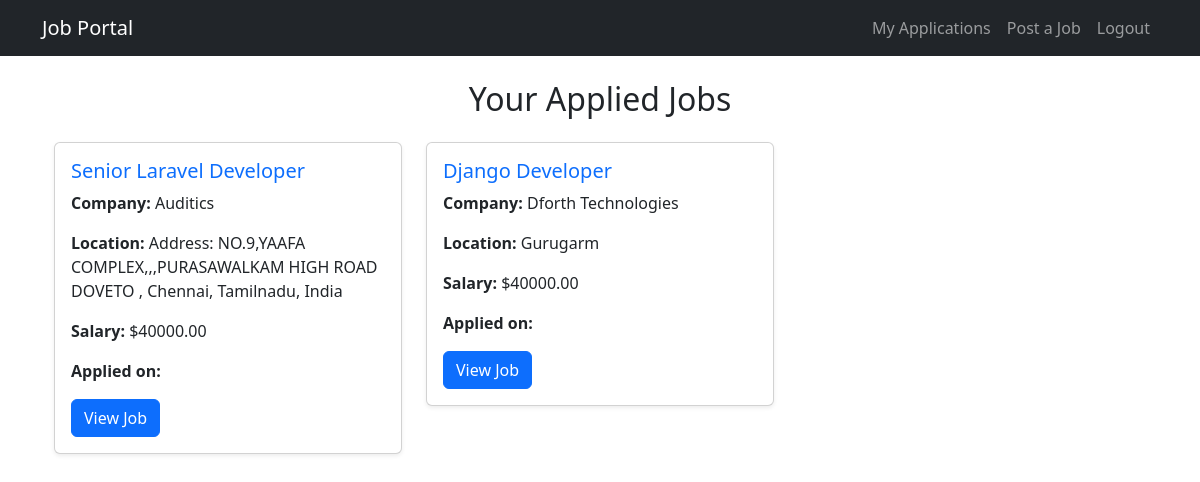
Page /applied-jobs/ (signed in) on the committed database.
### jobs/models.py (models this page shows, shortened)
class JobApplication(models.Model):
    user = models.ForeignKey(User, on_delete=models.CASCADE)
    job = models.ForeignKey(Job, on_delete=models.CASCADE)
    applied_at = models.DateTimeField(auto_now_add=True)

class Job(models.Model):
    JOB_TYPES = [
        ('Full-time', 'Full-time'),
        ('Part-time', 'Part-time'),
        ('Remote', 'Remote'),
        ('Contract', 'Contract'),
    ]
    title = models.CharField(max_length=200)
    description = models.TextField()
    company = models.CharField(max_length=200)
    location = models.CharField(max_length=100)
    salary = models.DecimalField(max_digits=10, decimal_places=2, null=True, blank=True)
    job_type = models.CharField(max_length=20, choices=JOB_TYPES, default='Full-time')
    apply_link = models.URLField(blank=True, null=True)
    posted_on = models.DateTimeField(auto_now_add=True)
    class Meta:
        ordering = ['-posted_on']  # Show latest jobs first

### jobs/views.py (the view)
# urls.py: path('applied-jobs/', applied_jobs, name='applied_jobs'),
@login_required
def applied_jobs(request):
    applied_jobs = JobApplication.objects.filter(user=request.user).select_related('job')
    return render(request, 'applied_jobs.html', {'applied_jobs': applied_jobs})

### jobs/templates/applied_jobs.html (shortened to what this page needs)
{% extends 'base.html' %}
{% block content %}
    <div class="container mt-4">
        <h2 class="text-center mb-4">Your Applied Jobs</h2>
        {% if applied_jobs %}
            <div class="row">
                {% for application in applied_jobs %}
                    <div class="col-md-4 mb-4">
                        <div class="card shadow-sm">
                            <div class="card-body">
                                <h5 class="card-title text-primary">{{ application.job.title }}</h5>
                                <p><strong>Company:</strong> {{ application.job.company }}</p>
                                <p><strong>Location:</strong> {{ application.job.location }}</p>
                                <p><strong>Salary:</strong> ${{ application.job.salary }}</p>
                                <p><strong>Applied on:</strong> {{ application.created_at }}</p>
                                <a href="{% url 'job_detail' application.job.id %}" class="btn btn-primary">View Job</a>
                            </div>
                        </div>
                    </div>
                {% endfor %}
            </div>
        {% else %}
            <p class="text-muted text-center">You haven't applied for any jobs yet.</p>
        {% endif %}
    </div>
{% endblock %}

### rows in the picture
JobApplication: job "Senior Laravel Developer", job.company "Auditics", job.location "Address: NO.9,YAAFA COMPLEX,,,PURASAWALKAM HIGH ROAD DOVETO , Chennai, Tamilnadu, India", job.salary "40000.00"
JobApplication: job "Django Developer", job.company "Dforth Technologies", job.location "Gurugarm", job.salary "40000.00"
